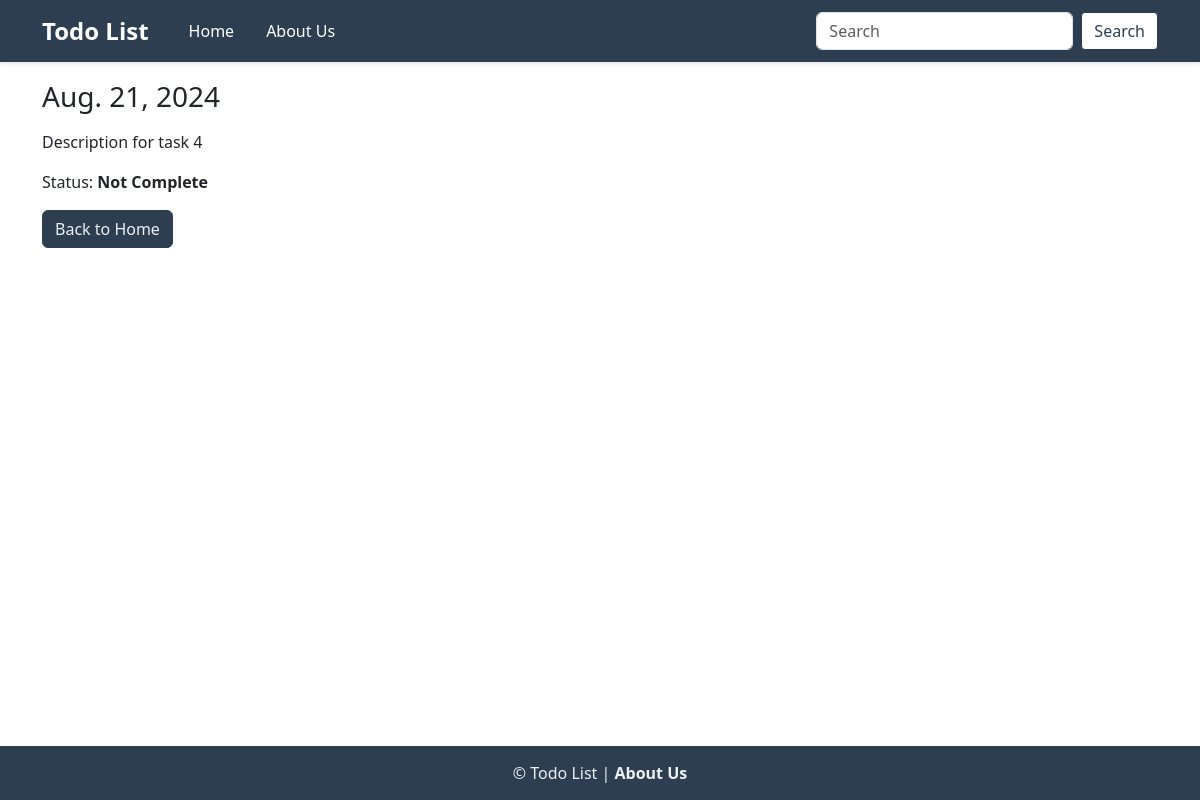
/4/, run on an earlier commit of the app's database.
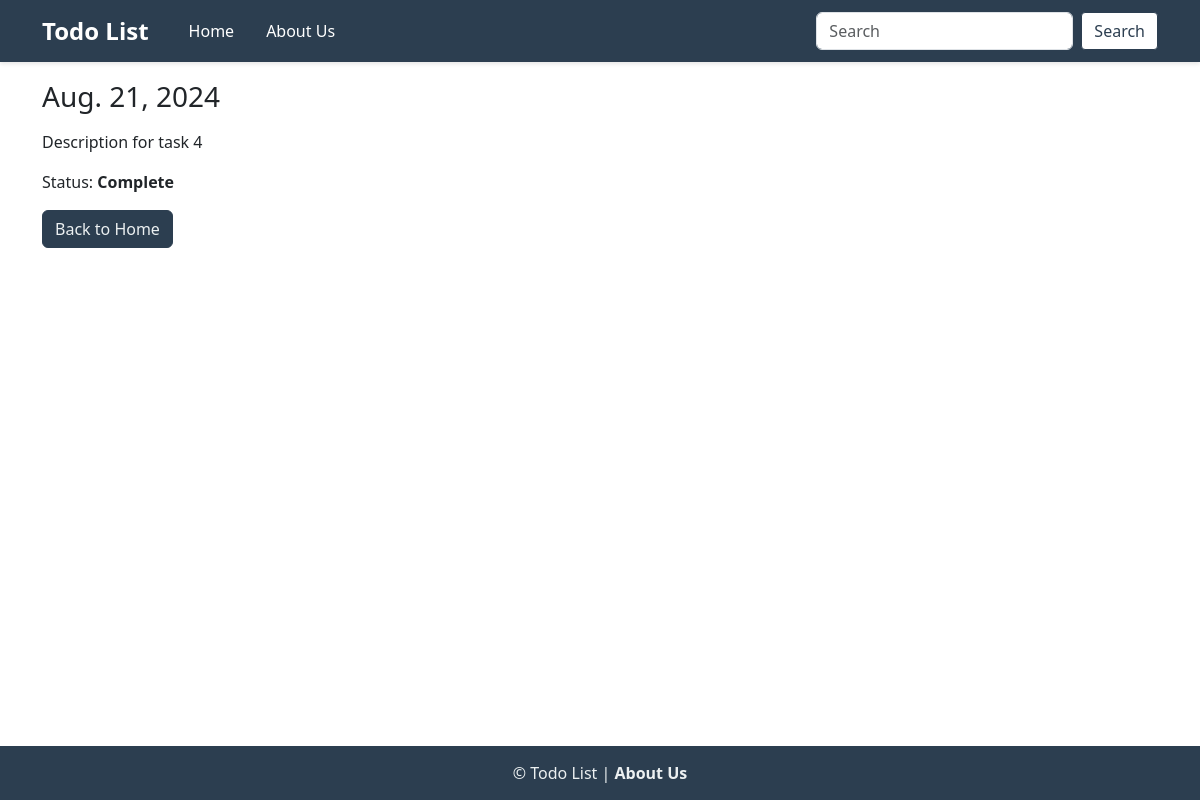
And on a later commit of the database.
### tasks/views.py (the view)
# urls.py: path('<int:pk>/', task_views.TaskDetailView.as_view(), name='task_detail'),
class TaskDetailView(DetailView):
    model = Task
    template_name = "task_detail.html"
    context_object_name = 'task'

### templates/task_detail.html (shortened to what this page needs)
{% extends "base.html" %}
{% block content %}
    <div class="task">
        <h3>{{ task.date }}</h3>
        <p>{{ task.description | safe | linebreaks }}</p>
        <p>Status:
            {% if task.complete %}
                <strong>Complete</strong>
            {% else %}
                <strong>Not Complete</strong>
            {% endif %}
        </p>
    </div>
    <div class="mb-4">
        <a href="{% url 'tasks_list' %}" class="btn btn-primary">
            Back to Home
        </a>
    </div>
{% endblock %}

What changed in the data, as far as the page shows it:
changed Task "Description for task 4": complete False → True (drawn)
Also different on the page:
text no longer shown: "Not Complete"
text now shown: "Complete"
